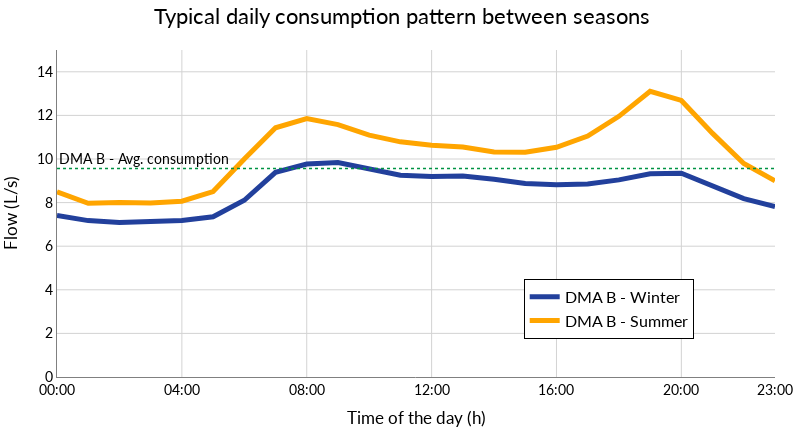

The notebook cell this image was saved under:
### Markdown cell above
## Season 

Normalized water consumption on DMA B winter vs summer day

### Code cell
# Plot the average of the flow on workdays on DMA E and DMA J
img__title = "Typical daily consumption pattern between seasons"
img__xaxis_title = "Time of the day (h)"
img__yaxis_title = "Flow (L/s)"
img__yaxis_range = [0, 15]

dmas = ['DMA_B']
avg_flow_summer = dmas_h_q[(dmas_h_q.index.month>=4) & (dmas_h_q.index.month<9)][dmas]
avg_flow_summer = avg_flow_summer.groupby(avg_flow_summer.index.time).mean()

avg_flow_winter = dmas_h_q[(dmas_h_q.index.month>=10) | (dmas_h_q.index.month<3)][dmas]
avg_flow_winter = avg_flow_winter.groupby(avg_flow_winter.index.time).mean()

avg_consumption = dmas_h_q[dmas[0]].mean()

img__legend_labels = ["DMA B - Winter", "DMA B - Summer", "DMA B - Avg. consumption"]

fig = go.Figure()
for d, dma in enumerate(dmas):
    fig.add_trace(go.Scatter(
        x=avg_flow_winter.index,
        y=avg_flow_winter[dma],
        mode='lines',
        line=dict(color= colors[d], width=img__line_width),
        name=img__legend_labels[0]
        )
    )
for d, dma in enumerate(dmas):
    fig.add_trace(go.Scatter(
        x=avg_flow_summer.index,
        y=avg_flow_summer[dma],
        mode='lines',
        line=dict(color= colors[d+2], width=img__line_width),
        name=img__legend_labels[1]
    )
)

fig.add_hline(y=avg_consumption, line=dict(color=img__color_green, width=1.5, dash='dot'), annotation_text=img__legend_labels[2], annotation_position="top left")

fix_layout(fig)
fig.update_xaxes(tickvals=['00:00:00', '04:00:00', '08:00:00', '12:00:00', '16:00:00', '20:00:00','23:00:00'], 
                 ticktext=['00:00', '04:00', '08:00', '12:00', '16:00', '20:00','23:00'])
fig.update_legends(x=0.65, y=0.3)
fig.show()

### Figure 1 — Plotly figure (JSON) as saved in the notebook; plotly's stock layout.template omitted (floating-point values rounded to 4 significant figures)
{"data": [{"line": {"color": "#22409C", "width": 5}, "mode": "lines", "name": "DMA B - Winter", "type": "scatter", "x": ["00:00:00", "01:00:00", "02:00:00", "03:00:00", "04:00:00", "05:00:00", "06:00:00", "07:00:00", "08:00:00", "09:00:00", "10:00:00", "11:00:00", "12:00:00", "13:00:00", "14:00:00", "15:00:00", "16:00:00", "17:00:00", "18:00:00", "19:00:00", "20:00:00", "21:00:00", "22:00:00", "23:00:00"], "y": [7.412, 7.174, 7.09, 7.113, 7.178, 7.349, 8.108, 9.388, 9.77, 9.84, 9.551, 9.256, 9.201, 9.222, 9.066, 8.879, 8.815, 8.855, 9.043, 9.322, 9.346, 8.785, 8.184, 7.82]}, {"line": {"color": "#FFA500", "width": 5}, "mode": "lines", "name": "DMA B - Summer", "type": "scatter", "x": ["00:00:00", "01:00:00", "02:00:00", "03:00:00", "04:00:00", "05:00:00", "06:00:00", "07:00:00", "08:00:00", "09:00:00", "10:00:00", "11:00:00", "12:00:00", "13:00:00", "14:00:00", "15:00:00", "16:00:00", "17:00:00", "18:00:00", "19:00:00", "20:00:00", "21:00:00", "22:00:00", "23:00:00"], "y": [8.496, 7.966, 8.002, 7.983, 8.063, 8.507, 10.0, 11.43, 11.86, 11.58, 11.1, 10.79, 10.63, 10.55, 10.32, 10.31, 10.53, 11.05, 11.96, 13.1, 12.69, 11.17, 9.792, 8.999]}], "layout": {"annotations": [{"showarrow": false, "text": "DMA B - Avg. consumption", "x": 0, "xanchor": "left", "xref": "x domain", "y": 9.56, "yanchor": "bottom", "yref": "y"}], "font": {"color": "black", "family": "Lato", "size": 14}, "height": 435.8, "legend": {"bgcolor": "White", "bordercolor": "Black", "borderwidth": 1, "font": {"size": 16}, "groupclick": "toggleitem", "itemclick": "toggleothers", "itemdoubleclick": "toggle", "itemsizing": "trace", "orientation": "v", "tracegroupgap": 100, "traceorder": "normal", "x": 0.65, "xanchor": "left", "y": 0.3, "yanchor": "top"}, "margin": {"b": 10, "l": 10, "pad": 0, "r": 10, "t": 50}, "paper_bgcolor": "white", "plot_bgcolor": "white", "shapes": [{"line": {"color": "#009344", "dash": "dot", "width": 1.5}, "type": "line", "x0": 0, "x1": 1, "xref": "x domain", "y0": 9.56, "y1": 9.56, "yref": "y"}], "showlegend": true, "title": {"font": {"color": "black", "family": "Lato", "size": 22}, "text": "Typical daily consumption pattern between seasons", "x": 0.5, "xanchor": "center", "y": 0.98, "yanchor": "top"}, "width": 803.6, "xaxis": {"automargin": true, "gridcolor": "lightgrey", "linecolor": "grey", "linewidth": 1, "range": ["2021-09-01 00:00:00", "2022-04-01 00:00:00"], "showgrid": true, "showline": true, "ticktext": ["00:00", "04:00", "08:00", "12:00", "16:00", "20:00", "23:00"], "tickvals": ["00:00:00", "04:00:00", "08:00:00", "12:00:00", "16:00:00", "20:00:00", "23:00:00"], "title": {"text": "Time of the day (h)"}, "zerolinecolor": "black"}, "yaxis": {"automargin": true, "gridcolor": "lightgrey", "linecolor": "grey", "linewidth": 1, "range": [0, 15], "showgrid": true, "showline": true, "title": {"text": "Flow (L/s)"}, "zerolinecolor": "black"}}}
